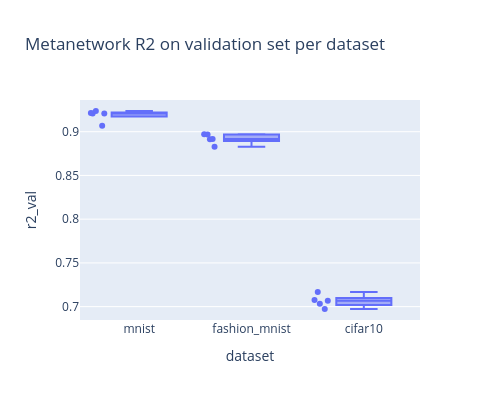

The notebook cell saved with this chart:
### Markdown cell above
## 0.1 Analyze the metanetworks (are they all good?) ✅

plot mean and std of the metanetworks per dataset

### Code cell
import json
import pandas as pd
import plotly.express as px

metrics_df = pd.DataFrame()

datasets = ["mnist", "fashion_mnist", "cifar10"]
for dataset in datasets:
    for i in range(5):
        metrics_path = f"../models/good_bad_experiment_2/{dataset}_metanetwork_{i}_metrics.json"
        with open(metrics_path, "r") as f:
            metrics = json.load(f)
            
            # add the json data to the dataframe
            row = {"dataset": dataset, "metanetwork_idx": i} 
            row.update(metrics)
            metrics_df = pd.concat([metrics_df, pd.DataFrame([row])], ignore_index=True)


display(metrics_df)
metrics_df.describe()

# plot r2_val per dataset (narrower figure)
fig = px.box(metrics_df, x="dataset", y="r2_val", points="all", title="Metanetwork R2 on validation set per dataset")
fig.update_layout(width=500, height=400)
fig.show()

### Figure 1 — Plotly figure (JSON) as saved in the notebook; plotly's stock layout.template omitted (floating-point values rounded to 4 significant figures)
{"data": [{"alignmentgroup": "True", "boxpoints": "all", "hovertemplate": "dataset=%{x}<br>r2_val=%{y}<extra></extra>", "legendgroup": "", "marker": {"color": "#636efa"}, "name": "", "notched": false, "offsetgroup": "", "orientation": "v", "showlegend": false, "type": "box", "x": ["mnist", "mnist", "mnist", "mnist", "mnist", "fashion_mnist", "fashion_mnist", "fashion_mnist", "fashion_mnist", "fashion_mnist", "cifar10", "cifar10", "cifar10", "cifar10", "cifar10"], "x0": " ", "xaxis": "x", "y": [0.9069, 0.9209, 0.9209, 0.9237, 0.9214, 0.8915, 0.897, 0.8829, 0.8967, 0.8914, 0.6973, 0.7034, 0.7076, 0.7167, 0.7068], "y0": " ", "yaxis": "y"}], "layout": {"boxmode": "group", "height": 400, "legend": {"tracegroupgap": 0}, "title": {"text": "Metanetwork R2 on validation set per dataset"}, "width": 500, "xaxis": {"anchor": "y", "domain": [0, 1], "title": {"text": "dataset"}}, "yaxis": {"anchor": "x", "domain": [0, 1], "title": {"text": "r2_val"}}}}
